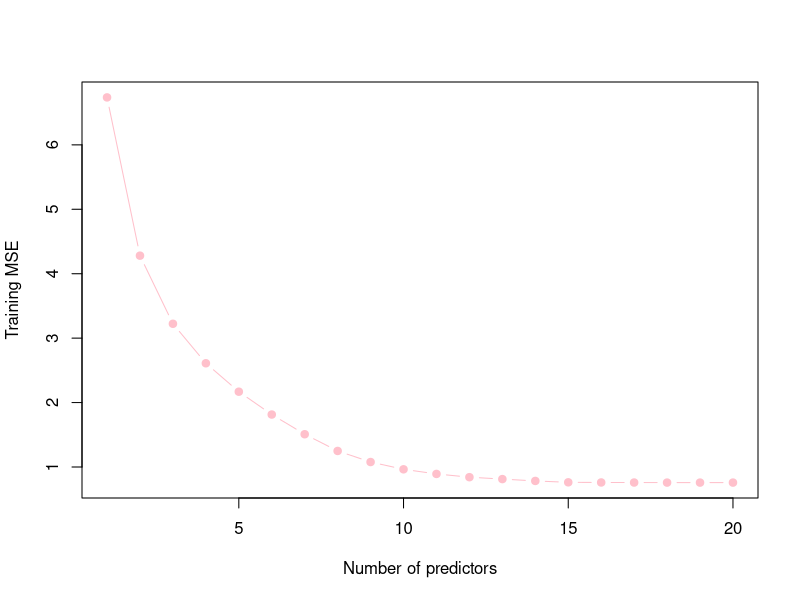
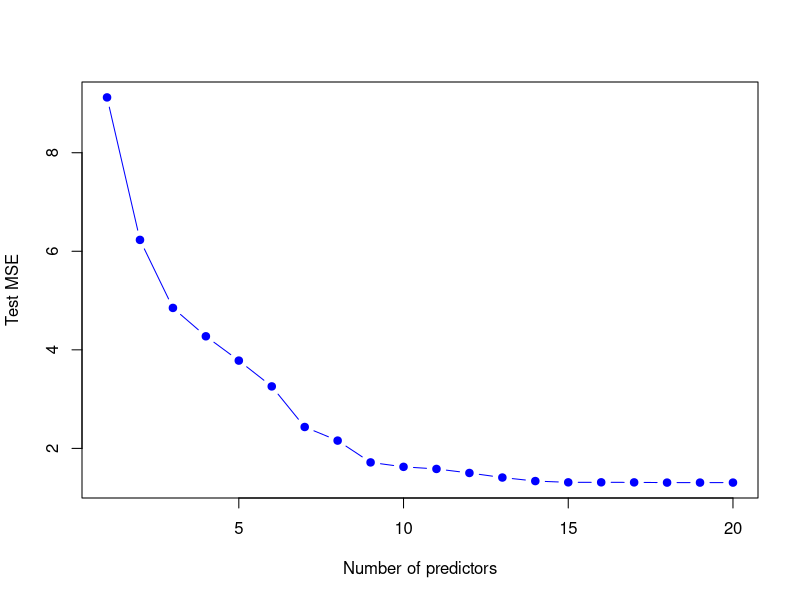
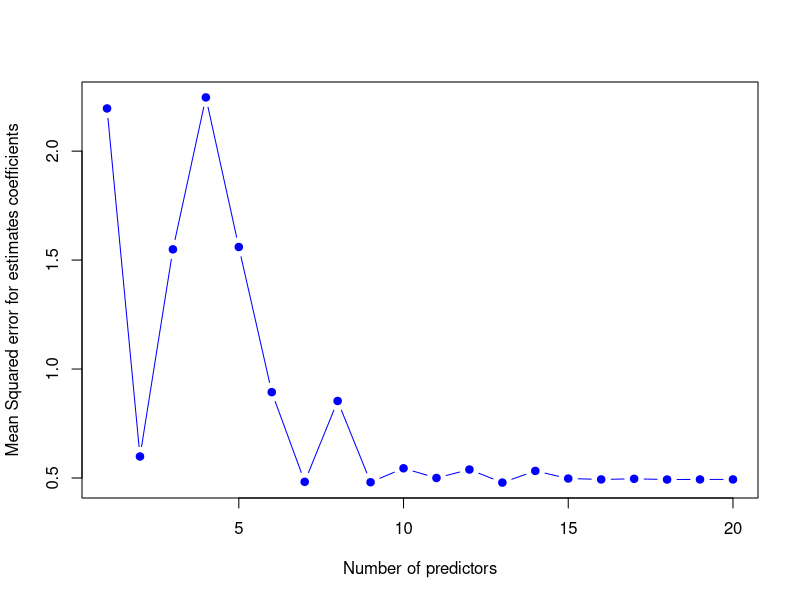

These charts were generated, in order, by the following R code:
## Exercise 6.8.10
## Parthivi Shrivastava,Shreya Kulkarni
## Summer 2019

#10. We have seen that as the number of features 
#used in a model increases, the training error will necessarily 
#decrease, but the test error may not. We will now explore this in a simulated data set.
#(a) Generate a data set with p = 20 features,n =1 ,000 observations, 
#and an associated quantitative response vector generated according to the 
#model Y = Xβ+ , where β has some elements that are exactly equal to zero.

set.seed(1)
x <- matrix(rnorm(1000*20),1000,20)
b <-rnorm(20)
b[3] <- 0
b[5] <- 0
b[7] <- 0
b[9] <- 0
b[11] <- 0
error <- rnorm(1000)
y <- x %*% b + error

#b) Split your data set into a training set 
#containing 100 observations and a test set containing 900 observations.

training <- sample(seq(1000),100 ,replace = FALSE)
testing <- (-training)
x.training <- x[training, ]
x.testing <- x[testing, ]
y.training <- y[training]
y.testing <- y[testing] 

#c) Perform best subset selection on the training set, 
#and plot the training set MSE associated with the best model of each size.

library(leaps)
data.training <- data.frame(y = y.training ,x = x.training)
regfit.full <- regsubsets(y ~ . ,data = data.training , nvmax = 20)
training.matrix <- model.matrix(y ~. ,data = data.training, nvmax =20)
val.errors<-rep(NA,20)
for(i in 1:20){
	coefi<-coef(regfit.full ,id=i)
	pred<-training.matrix[,names(coefi)]%*%coefi 
	val.errors[i]<-mean((pred - y.training)^2)
	} 
plot(val.errors, xlab = "Number of predictors", ylab = "Training MSE", pch = 19,type = "b",col="pink")	

#(d) Plot the test set MSE associated with the best model of each size.

data.testing <- data.frame(y = y.testing ,x = x.testing)
testing.matrix <- model.matrix(y ~. ,data = data.testing, nvmax =20)
val.errors<-rep(NA,20)
for(i in 1:20){
	coefi<-coef(regfit.full ,id=i)
	pred<-testing.matrix[,names(coefi)]%*%coefi 
	val.errors[i]<-mean((pred - y.testing)^2)
	} 
plot(val.errors, xlab ="Number of predictors", ylab = "Test MSE", pch = 19,type = "b",col="blue")

#(e) For which model size does the test set MSE take on its minimum value?
# Comment on your results. If it takes on its minimum value for a model containing
# only an intercept or a model containing all of the features, 
# then play around with the way that you are generating the data in 
#(a) until you come up with a scenario in which the test set MSE is minimized for an intermediate model size.

which.min(val.errors)
## For the model having 18 variables the test set MSE is minimum for the model containing all of the features.

#(f) How does the model at which the test set
# MSE is minimized compare to the true model used
# to generate the data? Comment on the coeﬃcient values.

coef(regfit.full, which.min(val.errors))
## In the true model , we zeroed certain parameters.
## The best subset model with test MSE minimum built is able to identify those parameters
## and removed them from the model.

#(g) Create a plot displaying '
#p j=1(βj − ˆ βr j)2 for a range of values of r, whereˆ βr j is the jth 
#coeﬃcient estimate for the best model containing r coeﬃcients. 
#Comment on what you observe. How does this compare to the test MSE plot from (d)?

val.errors<-rep(NA,20)
c = colnames(x, do.NULL = FALSE, prefix = "x.")
for(i in 1:20){
	coefi<-coef(regfit.full ,id=i)
	val.errors[i]<- sqrt(sum((b[c %in% names(coefi)] - coefi[names(coefi) %in% c ])^2) + sum(b[!(c %in% names(coefi))])^2)
	} 
plot(val.errors, xlab ="Number of predictors", ylab = "Mean Squared error for estimates coefficients", pch = 19,type = "b",col="blue")
## The error is minimized for 2 variables 
##and decreases for variables from 14-20.Minimum test MSE is 14 .
##The test MSE is minimum for 14 variable model.
##So ,it does not necessory mean a lower test MSE for  
##better fit of true coefficients .Therefore ,it need not be the best model to predict.
